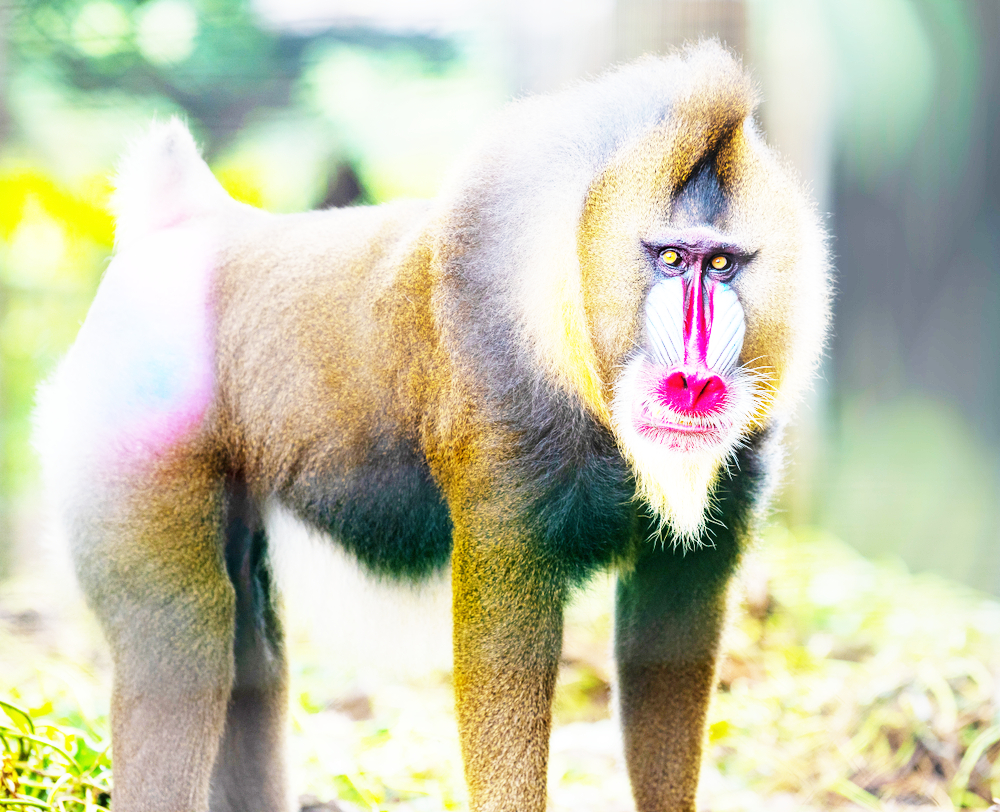
//> input picture CS2901701_MultimediaLaboratory/OpenCV4_HistogramEqualization&HistogramMatching/target/src1.jpg, 1000 x 812 px; the run also reads 1 picture not shown here
$ ./Source   (built with g++ and OpenCV 4)
//> lines starting //> are read from the running program, lines starting //| are printed output that depends on the picture
/*****************************************************************//**
 * File : Source.cpp
 * Author : Leong Yah Xuan
 * Create Date : March 31, 2023
 * UPDATE Date : April 7, 2023
 * Description : This C++ program implememnt Histogram equalization
 *					and Histogram Matching without using library.
 *********************************************************************/
#include<opencv2/opencv.hpp>
#include<iostream>

#define COLOR_RANGE 256
#define HISTOGRAM_COLUMN_SIZE 4

enum HISTOGRAM_COLUMN {
	COUNT = 0,
	CDF_TEMP,
	CDF,
	CORRESPONDENCE_TABLE
};

using namespace cv;
using namespace std;

/**
* Intent : To perform histogram equalization on an input image and generate an output image.
* Pre : The source image must be a valid Mat object.
* Post : The destination image contains the histogram equalized version of the source image.
* \param src
* \param dst
*/
void histogramEqualization(const Mat src, Mat& dst)
{
	// declare variables which are needed
	int totalPixels = src.rows * src.cols;
	int histogram[COLOR_RANGE] = { 0 };
	float probabilityDensity[COLOR_RANGE] = { 0.0 }; // pdf
	float cumulativeDistribution[COLOR_RANGE] = { 0.0 }; // cdf

	// create the histogram of src image
	for (int i = 0; i < src.rows; i++)
	{
		for (int j = 0; j < src.cols; j++)
		{
			// get the pixel value at the (i,j)th location in the source image
			int pixelValue = (int)src.at<uchar>(i, j);

			// increase the count of that pixel value in the histogram array
			histogram[pixelValue]++;
		}
	}

	// calculate the probability density of histogram
	for (int i = 0; i < COLOR_RANGE; i++)
	{
		// Formula: pdf = each pixel value count / the total number of pixel
		probabilityDensity[i] = float(histogram[i]) / totalPixels;
	}

	// calculate the cumulative distribution of histogram
	cumulativeDistribution[0] = probabilityDensity[0];
	for (int i = 1; i < COLOR_RANGE; i++)
	{
		// Formula: cdf = previous cdf + own pdf
		cumulativeDistribution[i] = cumulativeDistribution[i - 1] + probabilityDensity[i];
	}

	// make a histogram equalization to dst
	for (int i = 0; i < dst.rows; i++)
	{
		for (int j = 0; j < dst.cols; j++)
		{
			// get the pixel value at the (i,j)th location in the destination image
			int pixelValue = (int)dst.at<uchar>(i, j);

			// assign (i,j)th location with the specific cdf of pixel value
			dst.at<uchar>(i, j) = (uchar)(cumulativeDistribution[pixelValue] * (COLOR_RANGE - 1));
			// *255 to avoid overflow(>=256)
			// unchar will turn the overflow to 0 to make sure within the valid range 0~255
		}
	}
}

/**
* Intent : To check if two images have same dimensions and pixel values.
* Pre : Both images must be valid Mat objects.
* Post : The function returns a boolean value which indicate whether two images are same.
* \param img1
* \param img2
* \return
*/
//bool isSameImg(const Mat& img1, const Mat& img2)
//{
//	// if both images havaing same rows and columns
//	if (img1.rows != img2.rows || img1.cols != img2.cols)
//	{
//		// if not return false
//		return false;
//	}
//
//	// calculate the sum of pixel value differences between two images
//	Scalar diffPixelValue = sum(img1 - img2);
//	// Scalar: pass pixel values for all images with channels
//
//	// return true if pixel value differences in all channels are 0: same pixel value
//	return (diffPixelValue[0] == 0) && (diffPixelValue[1] == 0) && (diffPixelValue[2] == 0);
//}

/**
* Intent : To correspond the RGB histogram of source to the RGB histogram of target.
* Pre : Both sourceand target images must be valid Mat objects.
* Post : The function performs histogram matching between two images.
* \param src
* \param target
* \param dst
*/
void histogramMatching(Mat& src, Mat& target, Mat& dst)
{
	const int colorChannels = 3;

	for (int i = 0; i < colorChannels; i++)
	{
		// declare variables which are needed
		int srcPixels = src.rows * src.cols;
		int targetPixels = target.rows * target.cols;
		float srcHistogram[HISTOGRAM_COLUMN_SIZE][COLOR_RANGE] = { 0 };
		float targetHistogram[HISTOGRAM_COLUMN_SIZE][COLOR_RANGE] = { 0 };

		// get the column of pixels count in the histogram for image source and target
		for (int j = 0; j < src.rows; j++)
		{
			for (int k = 0; k < src.cols; k++)
			{
				// get the pixel value at the (j,k)th location
				// of (i)th channel in the source image
				int pixelValue = (int)src.at<Vec3b>(j, k)[i];

				// increase the count of that pixel value
				// in the [0]:COUNT of histogram array
				srcHistogram[HISTOGRAM_COLUMN::COUNT][pixelValue]++;
			}
		}
		for (int j = 0; j < target.rows; j++)
		{
			for (int k = 0; k < target.cols; k++)
			{
				// get the pixel value at the (j,k)th location
				// of (i)th channel in the source image
				int pixelValue = (int)target.at<Vec3b>(j, k)[i];

				// increase the count of that pixel value
				// in the [0]:COUNT of histogram array
				targetHistogram[HISTOGRAM_COLUMN::COUNT][pixelValue]++;
			}
		}

		for (int j = 0; j < COLOR_RANGE; j++)
		{
			if (j == 0)
			{
				// get the column of cumulative distribution of pixel[0] in the histogram for image source and target
				srcHistogram[HISTOGRAM_COLUMN::CDF_TEMP][j] = float(srcHistogram[HISTOGRAM_COLUMN::COUNT][j]) / srcPixels;
				targetHistogram[HISTOGRAM_COLUMN::CDF_TEMP][j] = float(targetHistogram[HISTOGRAM_COLUMN::COUNT][j]) / targetPixels;
			}
			else
			{
				// get the column of cumulative distribution in the histogram for image source and target
				srcHistogram[HISTOGRAM_COLUMN::CDF_TEMP][j] = srcHistogram[HISTOGRAM_COLUMN::CDF_TEMP][j - 1] + float(srcHistogram[HISTOGRAM_COLUMN::COUNT][j] / srcPixels);
				targetHistogram[HISTOGRAM_COLUMN::CDF_TEMP][j] = targetHistogram[HISTOGRAM_COLUMN::CDF_TEMP][j - 1] + float(targetHistogram[HISTOGRAM_COLUMN::COUNT][j] / targetPixels);
			}

			// round the cumulative distribution calculated
			srcHistogram[HISTOGRAM_COLUMN::CDF][j] = floor(srcHistogram[HISTOGRAM_COLUMN::CDF_TEMP][j] * (COLOR_RANGE - 1));
			targetHistogram[HISTOGRAM_COLUMN::CDF][j] = floor(targetHistogram[HISTOGRAM_COLUMN::CDF_TEMP][j] * (COLOR_RANGE - 1));
		}

		// find the first matched pixel of target image with source image
		for (int j = 0; j < COLOR_RANGE; j++)
		{
			int pixel = 0; // initialize the pixel

			for (int k = 0; k < COLOR_RANGE; k++)
			{
				// if the cumulative distribution of target histogram matches the the source histogram
				if (srcHistogram[HISTOGRAM_COLUMN::CDF][j] == targetHistogram[HISTOGRAM_COLUMN::CDF][k])
				{
					pixel = k; // set the pixel at index of target for making correspondence table
					break; // jump out for loop
				}
			}

			// if match not found = pixel same with the initialized &
			// cumulative distribution of source histogram < 0 -> outside the range
				// since cumulative distribution of source histogram will not < 0
				// if < 0  means the overflow condition is handle already
				// so actually is >= COLOR_RANGE
			if (pixel == 0 && srcHistogram[HISTOGRAM_COLUMN::CDF][j] < 0)
			{
				// so make the cumulative distribution of that pixel become the MAX pixel
				srcHistogram[HISTOGRAM_COLUMN::CDF][j] = COLOR_RANGE - 1;
			}

			// if first matched pixel of target image found
			while (true)
			{
				// if the cumulative distribution of pixel in source image < the matched pixel in target image
				if (srcHistogram[HISTOGRAM_COLUMN::CDF][j] <= targetHistogram[HISTOGRAM_COLUMN::CDF][pixel])
				{
					// correspond the matched pixel in target image to pixel in source image
					srcHistogram[HISTOGRAM_COLUMN::CORRESPONDENCE_TABLE][j] = pixel;
					break; // jump out while loop to goto another pixel of source image
				}
				else // if the cumulative distribution of pixel in source image > the matched pixel in target image
				{
					// keep finding the next available pixel for correspondence
					pixel++;
				}
			}
		}

		for (int j = 0; j < dst.rows; j++)
		{
			for (int k = 0; k < dst.cols; k++)
			{
				// get the pixel value at the (j,k)th location in the destination image
				int pixelValue = (int)src.at<Vec3b>(j, k)[i];

				// assign (j,k)th location with the specific cdf of pixel value
				dst.at<Vec3b>(j, k)[i] = srcHistogram[HISTOGRAM_COLUMN::CORRESPONDENCE_TABLE][pixelValue];
			}
		}
	}
}

int main(void)
{
	// read source images
	Mat src1 = imread("src1.jpg", cv::IMREAD_GRAYSCALE);
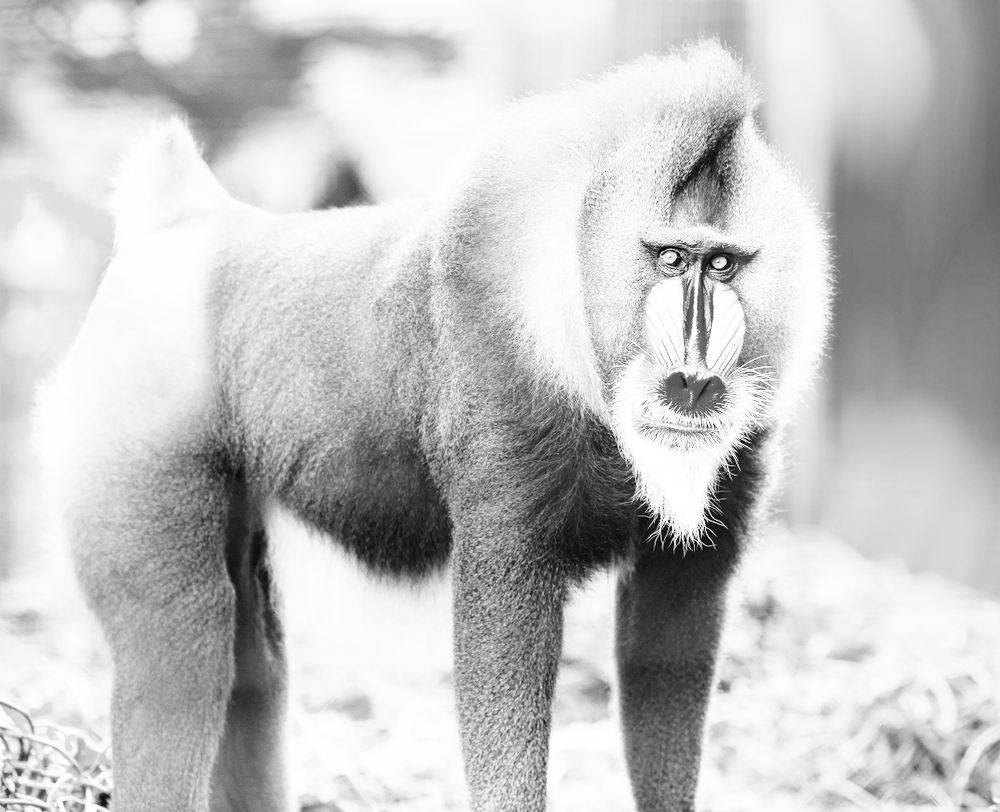
//> src1: 812 rows x 1000 cols, CV_8UC1; min 0, max 255, mean 195.1
	Mat src2 = imread("src2.jpg", cv::IMREAD_GRAYSCALE);
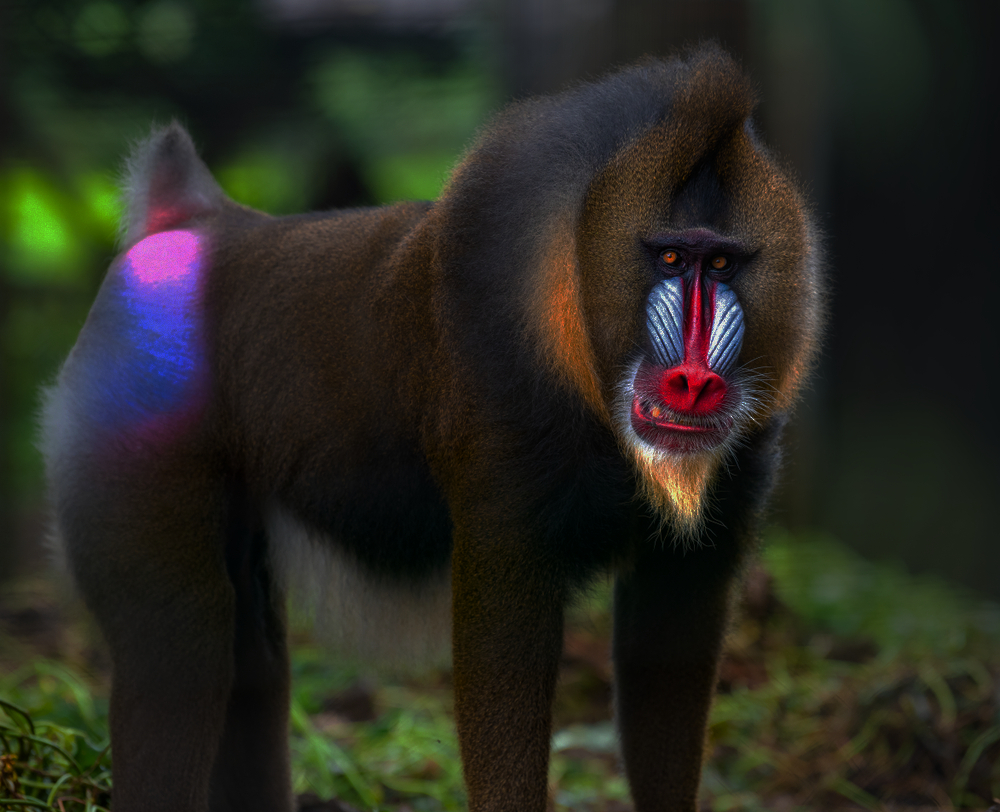
//> input picture CS2901701_MultimediaLaboratory/OpenCV4_HistogramEqualization&HistogramMatching/target/src2.jpg, 1000 x 812 px
//> src2: 812 rows x 1000 cols, CV_8UC1; min 0, max 229, mean 39.4
	//--------------------------------------------------
	Mat src3 = imread("src3.jpg", cv::IMREAD_COLOR);
//> src3 is the input picture: 812 rows x 1000 cols, CV_8UC3; mean B, G, R 32, 40.4, 40.1
	Mat target = imread("target.jpg", cv::IMREAD_COLOR);
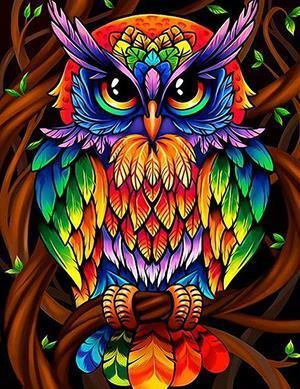
//> input picture CS2901701_MultimediaLaboratory/OpenCV4_HistogramEqualization&HistogramMatching/target/target.jpg, 300 x 389 px
//> target is the input picture: 389 rows x 300 cols, CV_8UC3; mean B, G, R 45.8, 58, 90

	//Mat ref1 = Mat::zeros(src1.rows, src1.cols, CV_8UC1);
	//Mat ref2 = Mat::zeros(src2.rows, src2.cols, CV_8UC1);
	Mat ref3 = imread("correct3.png", cv::IMREAD_COLOR);
//> correct3.png cannot be read in this run, so this picture is empty

	// clone destination images with souce images
	Mat dst1 = src1.clone();
	Mat dst2 = src2.clone();
	//--------------------------------------------
	Mat dst3 = src3.clone();

	// call functions
	histogramEqualization(src1, dst1);
//> after the loop in histogramEqualization, `for (int i = 0; i < src.rows; i++)`: histogram = 256 values, max 25698 at index 250, min 4 at index 4, mean 3171.9
//> after the loop in histogramEqualization, `for (int i = 0; i < COLOR_RANGE; i++)`: probabilityDensity = 256 values, max 0.0316 at index 250, min 4.93e-06 at index 4, mean 0.00391
//> in histogramEqualization, `cumulativeDistribution[0] = probabilityDensity[0];`: cumulativeDistribution = 256 values, max 2.46e-05 at index 0, min 0 at index 1, mean 9.62e-08
//> after the loop in histogramEqualization, `for (int i = 1; i < COLOR_RANGE; i++)`: cumulativeDistribution = 256 values from 2.46e-05 to 1
//> after the loop in histogramEqualization, `for (int i = 0; i < dst.rows; i++)`:
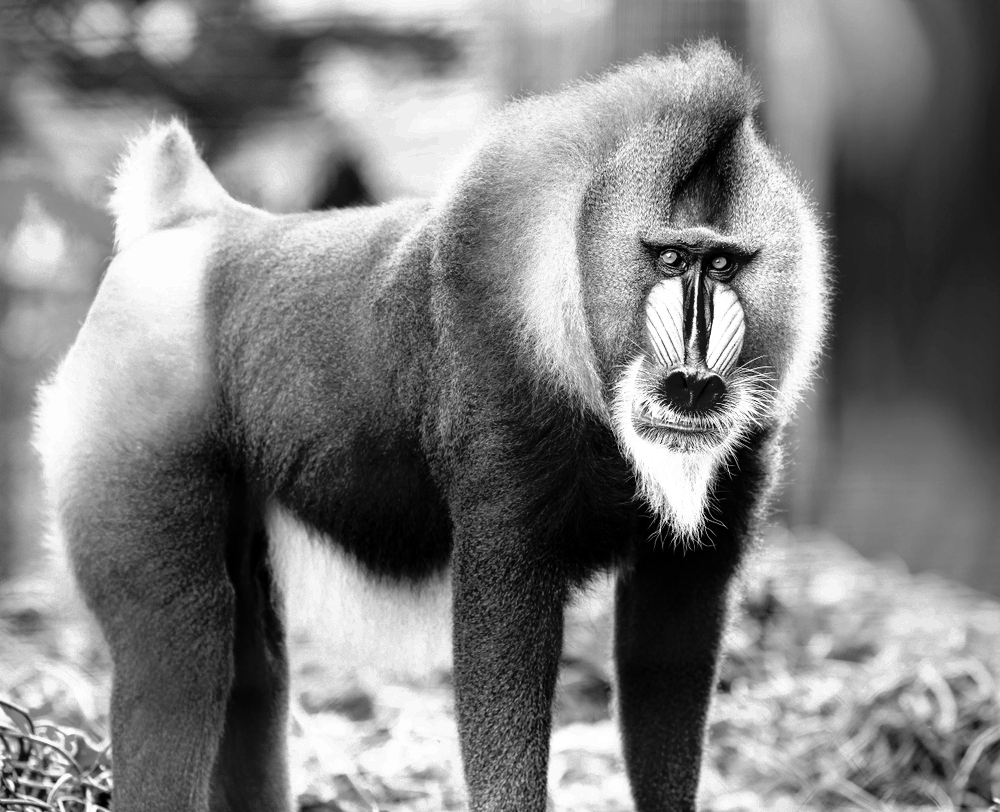
//> dst: 812 rows x 1000 cols, CV_8UC1; min 0, max 255, mean 128.3
	histogramEqualization(src2, dst2);
//> after the loop in histogramEqualization (call 2), `for (int i = 0; i < src.rows; i++)`: histogram = 256 values, max 24885 at index 16, min 0 at index 193, mean 3171.9
//> after the loop in histogramEqualization (call 2), `for (int i = 0; i < COLOR_RANGE; i++)`: probabilityDensity = 256 values, max 0.0306 at index 16, min 0 at index 193, mean 0.00391
//> in histogramEqualization (call 2), `cumulativeDistribution[0] = probabilityDensity[0];`: cumulativeDistribution = 256 values, max 9.11e-05 at index 0, min 0 at index 1, mean 3.56e-07
//> after the loop in histogramEqualization (call 2), `for (int i = 1; i < COLOR_RANGE; i++)`: cumulativeDistribution = 256 values from 9.11e-05 to 1
//> after the loop in histogramEqualization (call 2), `for (int i = 0; i < dst.rows; i++)`:
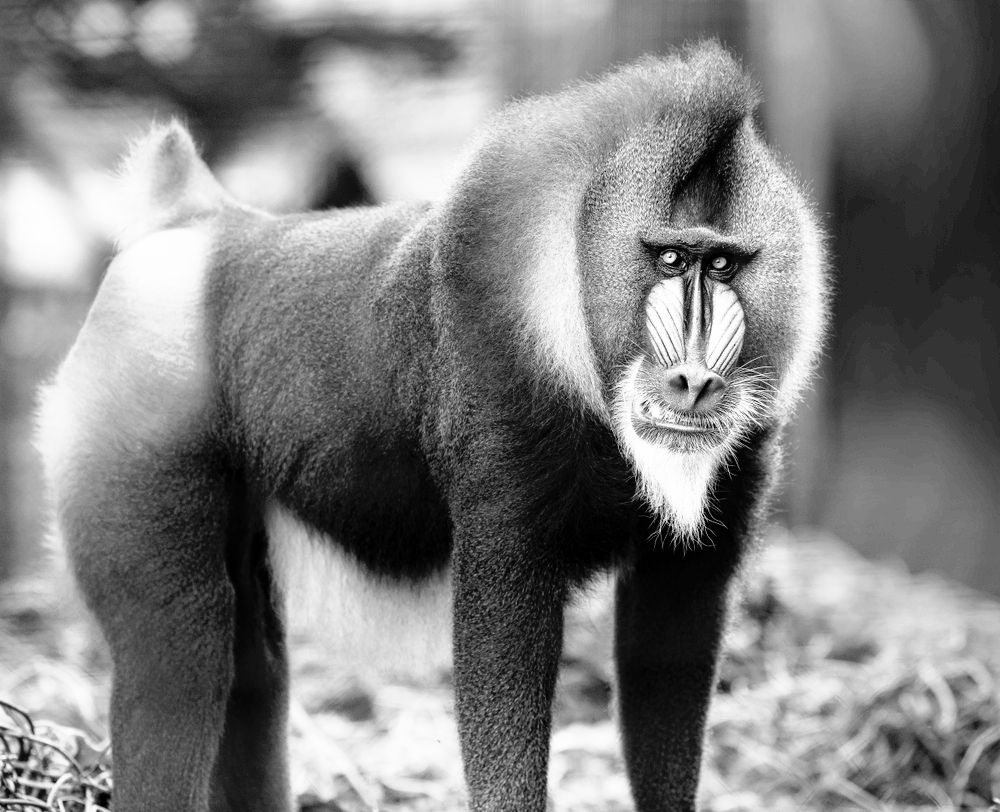
//> dst: 812 rows x 1000 cols, CV_8UC1; min 0, max 255, mean 128.8
	//-------------------------------------
	histogramMatching(src3, target, dst3);
//> after the loop in histogramMatching, `for (int i = 0; i < colorChannels; i++)`:
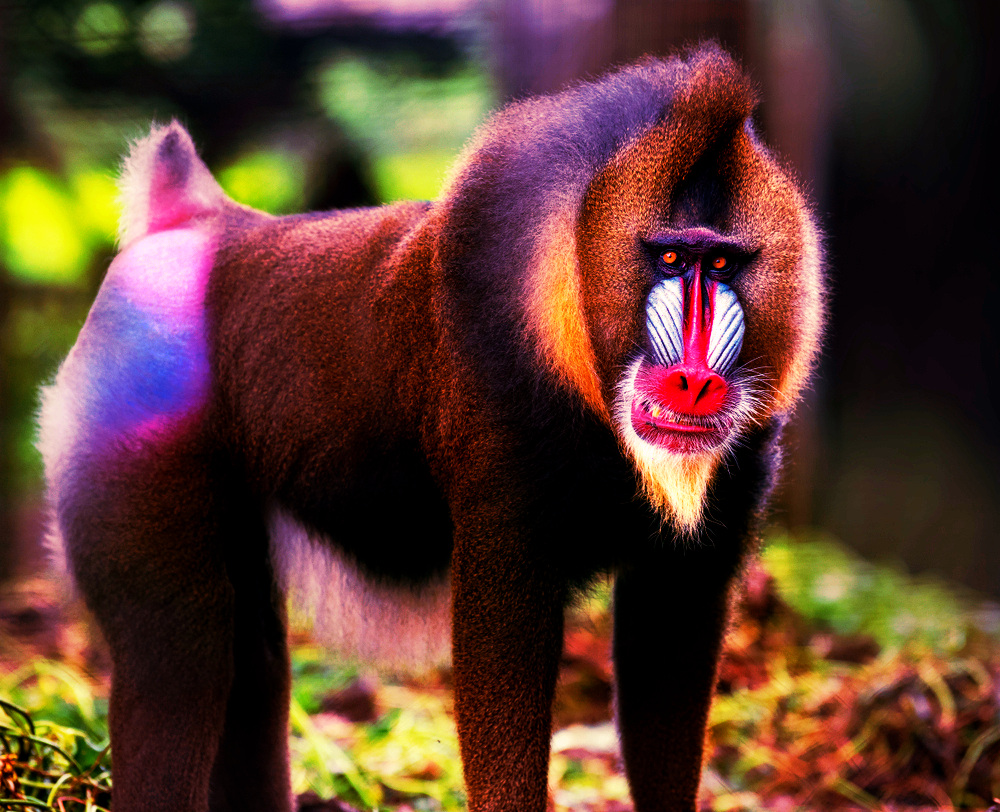
//> dst: 812 rows x 1000 cols, CV_8UC3; mean B, G, R 46.6, 58.6, 91.1

	// [8 lines of commented-out code are left out]
	imwrite("result1.png", dst1);
	imwrite("result2.png", dst2);
	//--------------------------------------------
	imwrite("result3.png", dst3);

	// show source images in window
	imshow("src1", src1);
	imshow("src2", src2);
	//-----------------------------
	imshow("src3", src3);

	// show destination images in window
	imshow("result1", dst1);
	imshow("result2", dst2);
	//-----------------------------------
	imshow("result3", dst3);

	//imshow("correct1", ref1);
	//imshow("correct2", ref2);
	//imshow("correct3", ref3);

	waitKey();
}
